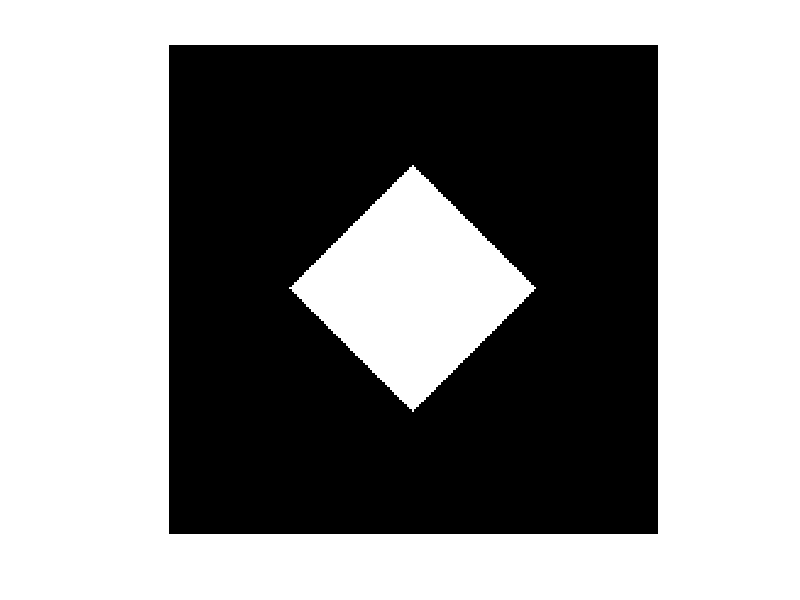

Write the MATLAB code that produced this figure.
img = zeros(200 , 200);
cx = 100;
cy = 100;
[R C] = size(img);
cr = 50;

for i = 1 : 1 : R
    for j = 1 : 1 : C
        if( (abs(i - cx) + abs(j - cy)) <= cr )
            img(i,j) = 255;
        end
    end
end

imshow(img)
